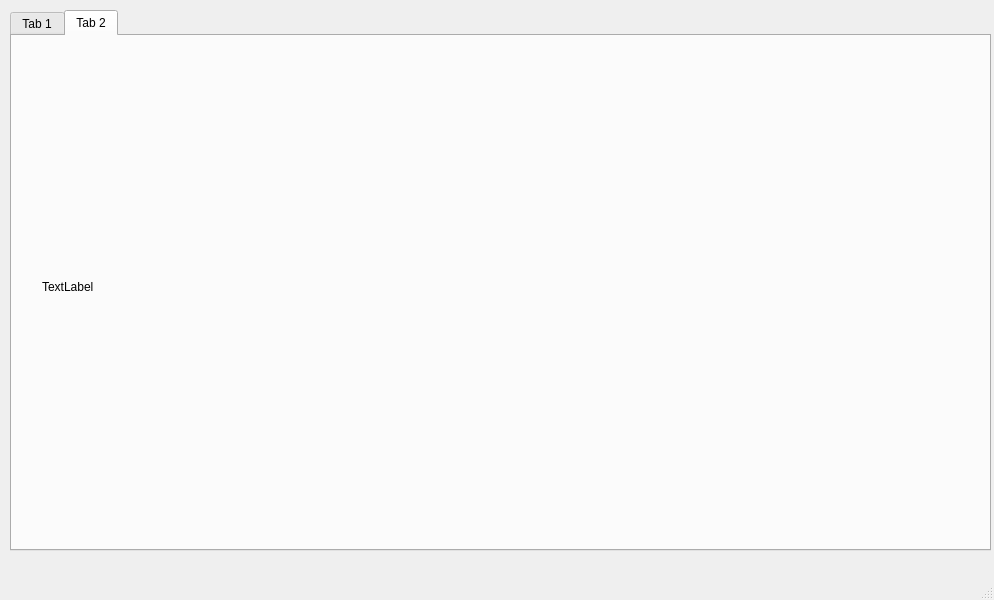
<?xml version="1.0" encoding="UTF-8"?>
<ui version="4.0">
 <class>MainWindow</class>
 <widget class="QMainWindow" name="MainWindow">
  <property name="geometry">
   <rect>
    <x>0</x>
    <y>0</y>
    <width>994</width>
    <height>600</height>
   </rect>
  </property>
  <property name="windowTitle">
   <string>MainWindow</string>
  </property>
  <widget class="QWidget" name="centralwidget">
   <widget class="QTabWidget" name="tabWidget">
    <property name="geometry">
     <rect>
      <x>10</x>
      <y>10</y>
      <width>981</width>
      <height>541</height>
     </rect>
    </property>
    <property name="currentIndex">
     <number>1</number>
    </property>
    <widget class="QWidget" name="tab">
     <attribute name="title">
      <string>Tab 1</string>
     </attribute>
     <widget class="QWidget" name="verticalWidget" native="true">
      <property name="geometry">
       <rect>
        <x>20</x>
        <y>20</y>
        <width>951</width>
        <height>461</height>
       </rect>
      </property>
      <layout class="QVBoxLayout" name="verticalLayout">
       <item>
        <widget class="QLabel" name="labelRAM">
         <property name="text">
          <string>TextLabel</string>
         </property>
        </widget>
       </item>
      </layout>
     </widget>
    </widget>
    <widget class="QWidget" name="tab_2">
     <attribute name="title">
      <string>Tab 2</string>
     </attribute>
     <widget class="QWidget" name="verticalWidget1" native="true">
      <property name="geometry">
       <rect>
        <x>30</x>
        <y>20</y>
        <width>931</width>
        <height>461</height>
       </rect>
      </property>
      <layout class="QVBoxLayout" name="verticalLayout_2">
       <item>
        <widget class="QLabel" name="labelCPU">
         <property name="text">
          <string>TextLabel</string>
         </property>
        </widget>
       </item>
      </layout>
     </widget>
    </widget>
   </widget>
  </widget>
  <widget class="QMenuBar" name="menubar">
   <property name="geometry">
    <rect>
     <x>0</x>
     <y>0</y>
     <width>994</width>
     <height>22</height>
    </rect>
   </property>
  </widget>
  <widget class="QStatusBar" name="statusbar"/>
 </widget>
 <resources/>
 <connections/>
</ui>
